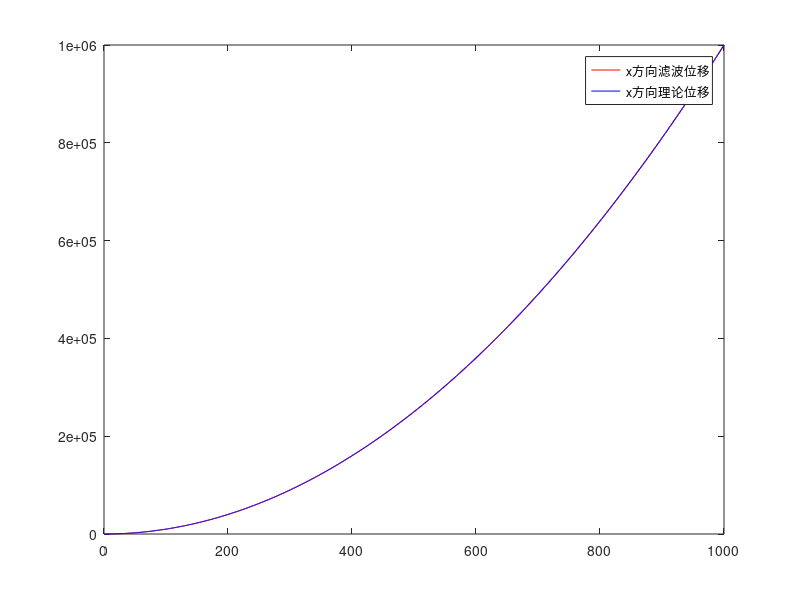
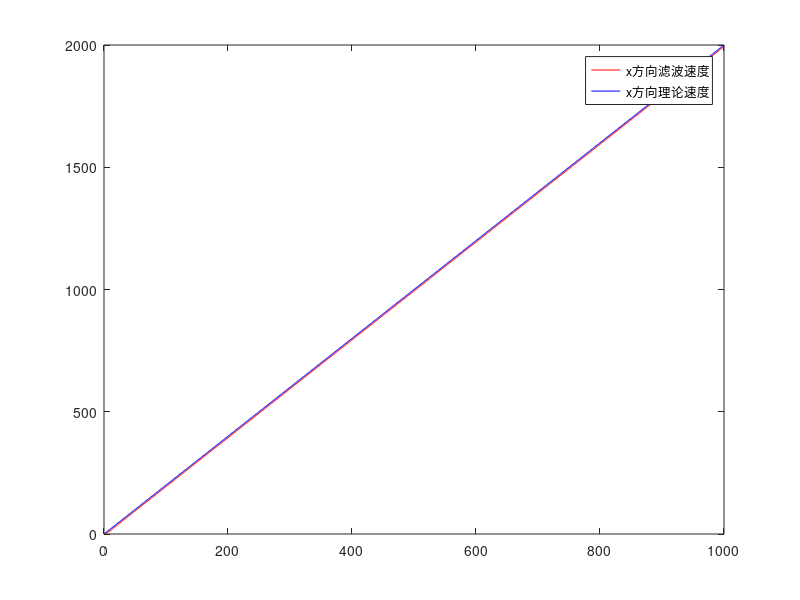
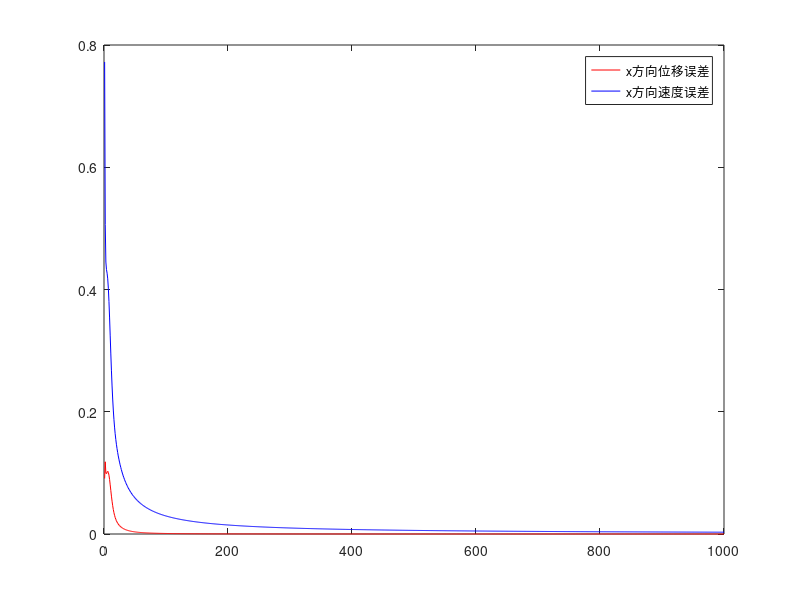
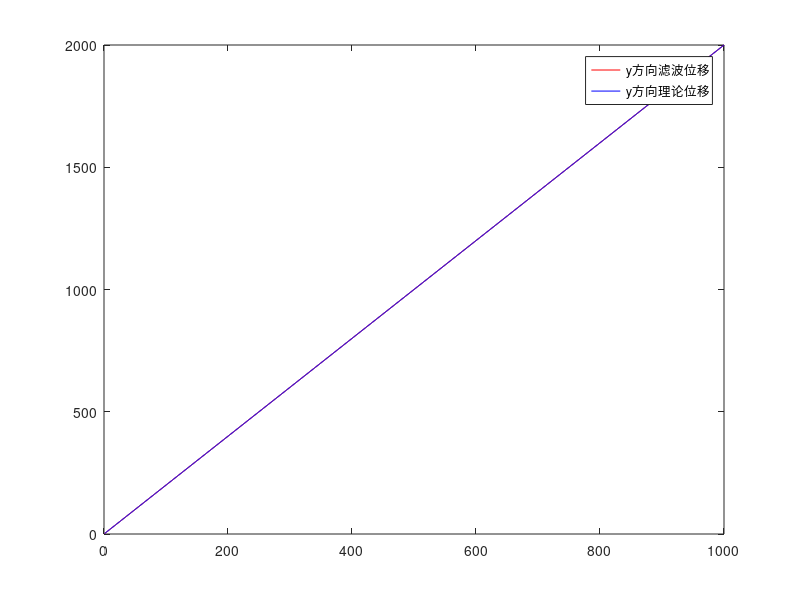

MATLAB code to generate these figures, in order:
%x方向上为匀加速运动，y方向上为匀速运动
%init
initPosCov=100;posMeasErr=20;posModelErr=0.2;
    
x=[0;0;0;0];A=[1,0,0,0;0,1,0,0;0,0,1,0;0,0,0,1];
P=A*5;Q=A*0.4;R=[1,0;0,1]*10;H=[1,0,0,0;0,1,0,0];
K=[0,0;0,0;0,0;0,0];z=[0;0];B=[0,0;0,0;0,0;0,0];
x_=[0;0;0;0];P_=[0,0,0,0;0,0,0,0;0,0,0,0;0,0,0,0];
P=A*initPosCov;R=[1,0;0,1]*posMeasErr;
for k=1:1000
    %setTransitionMat
    dt=1;
    A=[1,0,0,0;0,1,0,0;0,0,1,0;0,0,0,1];
    A(1,3)=dt;A(2,4)=dt;
    sigma_2=3*posModelErr/(dt^3);
    dt3=dt^3*sigma_2/3;dt2=dt^2*sigma_2/2;dt1=dt*sigma_2;  
    for i=1:4
        if i<3
            Q(i,i)=dt3;
        else
            Q(i,i)=dt1;
        end
        if i<3
            Q(i,i+2)=dt2;
            Q(i+2,i)=dt2;
        end
    end
    %predict
    u=[0;0];
    x_=A*x+B*u;P_=A*P*A'+Q;
    %update
    zx(k)=0.5*2*k^2;zy(k)=2*k;
    vx(k)=2*k;vy(k)=2;
    z=[zx(k);zy(k)];
    K=P_*H'*(inv(H*P_*H'+R));
    x=x_+K*(z-H*x_);
    P=P_-K*H*P_;
    %result
    pos=[x(1,1);x(2,1)];pos_x(k)=x(1,1);pos_y(k)=x(2,1);
    vel=[x(3,1);x(4,1)];vel_x(k)=x(3,1);vel_y(k)=x(4,1);
    %disp(vx(k));disp(vel_x(k));
    diff_pos_x(k)=(zx(k)-pos_x(k))/zx(k);
    diff_pos_y(k)=(zy(k)-pos_y(k))/zy(k);
    diff_vel_x(k)=(vx(k)-vel_x(k))/vx(k);
    diff_vel_y(k)=(vy(k)-vel_y(k))/vy(k);
end
%output
figure();
plot(pos_x,'r');
hold on
plot(zx,'b')
legend('x方向滤波位移','x方向理论位移')

figure();
plot(vel_x,'r');
hold on
plot(vx,'b')
legend('x方向滤波速度','x方向理论速度')

figure();
plot(diff_pos_x,'r');
hold on
plot(diff_vel_x,'b')
legend('x方向位移误差','x方向速度误差')

mean1=mean(diff_pos_x);
mean2=mean(diff_vel_x);
disp(mean1);
disp(mean2);

if mean1>=0
    elem1=max(diff_pos_x);
else
    elem1=min(diff_pos_x);
end
if mean2>=0
    elem2=max(diff_vel_x);
else
    elem2=min(diff_vel_x);
end
disp(elem1);
disp(elem2);

figure();
plot(pos_y,'r');
hold on
plot(zy,'b')
legend('y方向滤波位移','y方向理论位移')

figure();
plot(vel_y,'r');
hold on
plot(vy,'b')
legend('y方向滤波速度','y方向理论速度')

figure();
plot(diff_pos_y,'r');
hold on
plot(diff_vel_y,'b')
legend('y方向位移误差','y方向速度误差')

mean3=mean(diff_pos_y);
mean4=mean(diff_vel_y);
disp(mean3);
disp(mean4);

if mean3>=0
    elem3=max(diff_pos_y);
else
    elem3=min(diff_pos_y);
end
if mean4>=0
    elem4=max(diff_vel_y);
else
    elem4=min(diff_vel_y);
end
disp(elem3);
disp(elem4);
